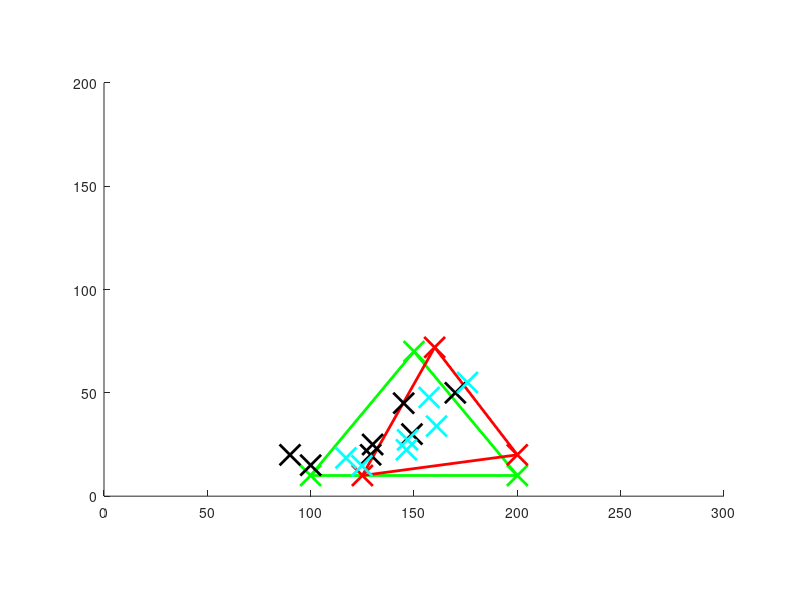

MATLAB code to generate this figure: (Note: this script raises an error after producing the figure.)
%% Define 2 sets of vanishing point
vanishingPtsA = [100, 10;
                150, 70;
                200, 10];
vanishingptsB = [125, 10;
                 160, 72;
                 200, 20];
            
movingPtsA = [149, 30;
              130, 25;
              170, 50;
              145, 45;
              129, 20;
              100, 15;
              90, 20;];
movingPtsB = [];
for i = 1:size(movingPtsA);
%% Triangulation measurement (?
% p = alpha*p1 + beta*p2 + gamma*p3
tempVar =   -vanishingPtsA(2,1) * vanishingPtsA(3,2) + ...
            vanishingPtsA(2,1) * vanishingPtsA(1,2) + ...
            vanishingPtsA(1,1) * vanishingPtsA(3,2) + ... 
            vanishingPtsA(3,1) * vanishingPtsA(2,2) - ...            
            vanishingPtsA(3,1) * vanishingPtsA(1,2) - ...
            vanishingPtsA(1,1) * vanishingPtsA(2,2);
% beta = (x3*Y - x1*Y - x3*y1 - X*y3 + x1*y3 + X*y1 ) / (-x2*y3 + x2*y1 + x1*y3 + x3*y2 - x3*y1 - x1y2)       
beta =  (vanishingPtsA(3,1) * movingPtsA(i,2) - ...
        vanishingPtsA(1,1) * movingPtsA(i,2) - ...
        vanishingPtsA(3,1) * vanishingPtsA(1,2) - ...
        movingPtsA(i,1) * vanishingPtsA(3,2) + ...
        vanishingPtsA(1,1) * vanishingPtsA(3,2) + ...
        movingPtsA(i,1) * vanishingPtsA(1,2) ) / tempVar;
% gamma = (X*y2 - X*y1 - x1*y2 - x2*Y + x2*y1 + x1*Y) / (-x2*y3 + x2*y1 + x1*y3 + x3*y2 - x3*y1 - x1y2)
gamma =     (movingPtsA(i,1) * vanishingPtsA(2,2) - ...
            movingPtsA(i,1) * vanishingPtsA(1,2) - ...
            vanishingPtsA(1,1) * vanishingPtsA(2,2) - ...
            vanishingPtsA(2,1) * movingPtsA(i,2) + ...
            vanishingPtsA(2,1) * vanishingPtsA(1,2) + ...
            vanishingPtsA(1,1) * movingPtsA(i,2) ) / tempVar;
alpha = 1 - (beta + gamma);
movingPtsB(i,:) = alpha * vanishingptsB(1,:) + beta * vanishingptsB(2,:) + gamma * vanishingptsB(3,:);
end
%% Plot figure for demonstration purpose
figure(1), hold on;
xlim([0,300]);
ylim([0,200]);
daspect([1 1 1]);
% Triangular formed by three vanishing points A
plot(vanishingPtsA(:,1), vanishingPtsA(:,2), 'x', 'Color', 'Green', 'MarkerSize', 15, 'LineWidth', 2);
plot([vanishingPtsA(1,1), vanishingPtsA(2,1)], [vanishingPtsA(1,2), vanishingPtsA(2,2)], '-', 'Color', 'Green', 'LineWidth', 2);
plot([vanishingPtsA(1,1), vanishingPtsA(3,1)], [vanishingPtsA(1,2), vanishingPtsA(3,2)], '-', 'Color', 'Green', 'LineWidth', 2);
plot([vanishingPtsA(2,1), vanishingPtsA(3,1)], [vanishingPtsA(2,2), vanishingPtsA(3,2)], '-', 'Color', 'Green', 'LineWidth', 2);

% Triangular formed by three vanishing points B
plot(vanishingptsB(:,1), vanishingptsB(:,2), 'x', 'Color', 'Red', 'MarkerSize', 15, 'LineWidth', 2);
plot([vanishingptsB(1,1), vanishingptsB(2,1)], [vanishingptsB(1,2), vanishingptsB(2,2)], '-', 'Color', 'Red', 'LineWidth', 2);
plot([vanishingptsB(1,1), vanishingptsB(3,1)], [vanishingptsB(1,2), vanishingptsB(3,2)], '-', 'Color', 'Red', 'LineWidth', 2);
plot([vanishingptsB(2,1), vanishingptsB(3,1)], [vanishingptsB(2,2), vanishingptsB(3,2)], '-', 'Color', 'Red', 'LineWidth', 2);

% Moving points bounded by vanishing points A
plot(movingPtsA(:,1), movingPtsA(:,2), 'x', 'Color', 'Black', 'MarkerSize', 15, 'LineWidth', 2);
% plot([movingPtsA(1), vanishingPtsA(1,1)], [movingPtsA(2), vanishingPtsA(1,2)], '-', 'Color', 'M', 'LineWidth', 1);
% plot([movingPtsA(1), vanishingPtsA(2,1)], [movingPtsA(2), vanishingPtsA(2,2)], '-', 'Color', 'M', 'LineWidth', 1);
% plot([movingPtsA(1), vanishingPtsA(3,1)], [movingPtsA(2), vanishingPtsA(3,2)], '-', 'Color', 'M', 'LineWidth', 1);

% Moving points bounded by vanishing points B
plot(movingPtsB(:,1), movingPtsB(:,2), 'x', 'Color', 'Cyan', 'MarkerSize', 15, 'LineWidth', 2);
% plot([movingPtsB(1), vanishingptsB(1,1)], [movingPtsB(2), vanishingptsB(1,2)], '-', 'Color', 'M', 'LineWidth', 1);
% plot([movingPtsB(1), vanishingptsB(2,1)], [movingPtsB(2), vanishingptsB(2,2)], '-', 'Color', 'M', 'LineWidth', 1);
% plot([movingPtsB(1), vanishingptsB(3,1)], [movingPtsB(2), vanishingptsB(3,2)], '-', 'Color', 'M', 'LineWidth', 1);
[tform,inlierPtsDistorted,inlierPtsOriginal] = estimateGeometricTransform(movingPtsA, movingPtsB, 'affine');